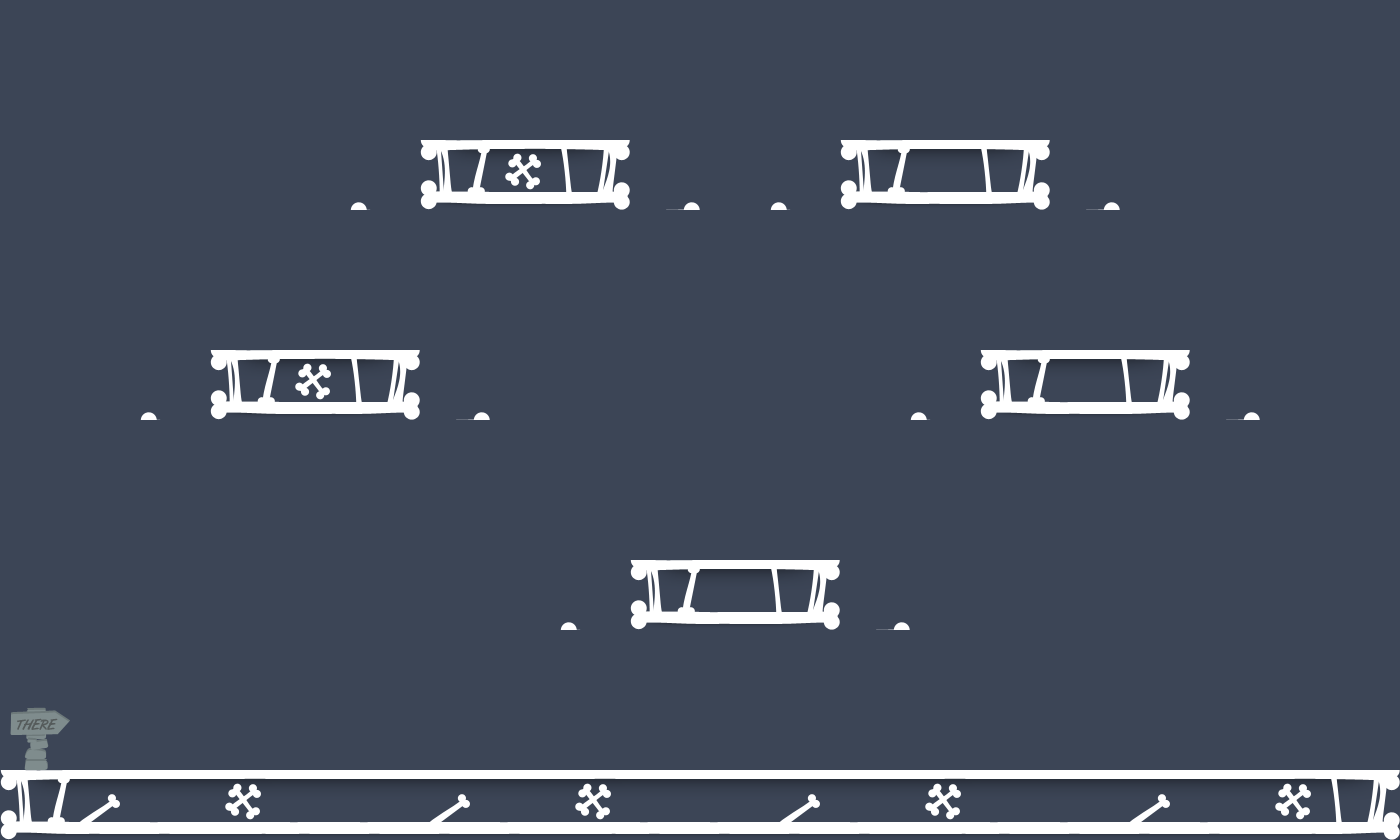

This game map was drawn from its Tiled (.tmx) file and the tilesets committed beside it. A one-line description and the trimmed map source follow:
An orthogonal 20x12 tile map with 70x70 px tiles, 2 tile layers (collision, foreground) and 13 objects (6x items, 6x enemy, player).

<map version="1.0" orientation="orthogonal" width="20" height="12" tilewidth="70" tileheight="70" backgroundcolor="#3c4556">
 <tileset firstgid="1" name="map_tiles_70" tilewidth="70" tileheight="70">
  <image source="map_tiles_70.png" width="560" height="140" />
  <tile id="0" />
  <tile id="1" />
  <tile id="2" />
  <tile id="3" />
 </tileset>
 <objectgroup color="#ffff00" name="items" width="20" height="12">
  <object name="gun" type="items" x="140" y="700" width="70" height="140">
   <properties>
    <property name="bullets" value="1" />
   </properties>
  </object>
  <object name="key" type="items" x="700" y="490" width="70" height="140" />
  <object name="gun" type="items" x="1120" y="700" width="70" height="140">
   <properties>
    <property name="bullets" value="6" />
   </properties>
  </object>
  <object name="health" type="items" x="210" y="280" width="70" height="140" />
  <object name="exit_sign" type="items" x="1190" y="700" width="70" height="140" />
  <object name="door" type="items" x="1260" y="700" width="70" height="140" />
 </objectgroup>
 <objectgroup color="#00aa00" name="player" width="20" height="12">
  <object name="player" type="player" x="70" y="686" width="70" height="140">
   <properties>
    <property name="hint" value="He shrugs my bullets off. I need to charge a shot" />
   </properties>
  </object>
 </objectgroup>
 <objectgroup color="#ff0000" name="enemies" width="20" height="12">
  <object name="zombie" type="enemy" x="420" y="686" width="70" height="140">
   <properties>
    <property name="archetype" value="runner" />
    <property name="startLeft" value="true" />
   </properties>
  </object>
  <object name="zombie" type="enemy" x="700" y="476" width="70" height="140">
   <properties>
    <property name="archetype" value="brute" />
   </properties>
  </object>
  <object name="zombie" type="enemy" x="490" y="56" width="70" height="140">
   <properties>
    <property name="archetype" value="spitter" />
    <property name="startLeft" value="true" />
   </properties>
  </object>
  <object name="zombie" type="enemy" x="910" y="56" width="70" height="140">
   <properties>
    <property name="archetype" value="runner" />
   </properties>
  </object>
  <object name="zombie" type="enemy" x="1190" y="686" width="70" height="140">
   <properties>
    <property name="archetype" value="walker" />
   </properties>
  </object>
  <object name="zombie" type="enemy" x="280" y="266" width="70" height="140">
   <properties>
    <property name="archetype" value="walker" />
    <property name="startLeft" value="true" />
   </properties>
  </object>
 </objectgroup>
 <layer name="collision" width="20" height="12">
  <data>[240 cells, 35 non-empty, 5 distinct tile ids]</data>
 </layer>
 <layer name="foreground" width="20" height="12">
  <data>[240 cells, 11 non-empty, 3 distinct tile ids]</data>
 </layer>
</map>
